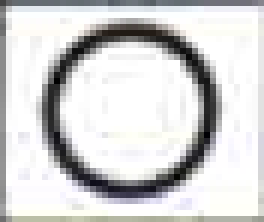
#> input picture sınava_girme_durumunu_oku/exam_status_mask.png, 44 x 37 px (shown 6 times larger)
$ python main.py --image exam_status_mask.png
#> lines starting #> are read from the running program, lines starting #| are printed output that depends on the picture; after the words box and inside, x2 and y2 are one past the last pixel; in counts of white or black regions, pixels touching at a corner belong together
from imutils.perspective import four_point_transform
from imutils import contours
from pyzbar import pyzbar
import numpy as np
import argparse
import imutils
import cv2
import math

# parse the arguments
ap = argparse.ArgumentParser()
ap.add_argument("-i", "--image", required=True, help="path to the input image")
args = vars(ap.parse_args())

# kontur bulmak için bir takım ön işlemler
image = cv2.imread(args["image"])
#> image is the input picture: shape (37, 44, 3); mean B, G, R 210.4, 210.4, 210.4
gray = cv2.cvtColor(image, cv2.COLOR_BGR2GRAY)
blurred = cv2.GaussianBlur(gray, (5, 5), 0)
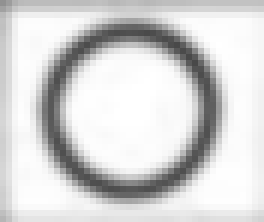
#> blurred: shape (37, 44) (shown 6 times larger); min 73, max 255, mean 213
edged = cv2.Canny(blurred, 75, 200)
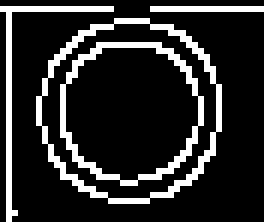
#> edged: shape (37, 44) (shown 6 times larger); 16.6% white in thin lines or dots

# maskedeki konturları bulmak için bir takım ön işlemler
exam_status_mask_image = cv2.imread("exam_status_mask.png")
exam_status_mask_gray_image = cv2.cvtColor(
    exam_status_mask_image, cv2.COLOR_BGR2GRAY)
exam_status_mask_blurred_image = cv2.GaussianBlur(
    exam_status_mask_gray_image, (5, 5), 0)
exam_status_mask_edged_image = cv2.Canny(
    exam_status_mask_blurred_image, 75, 200)

# Sınava girmedi kutucuğunun yeri
exam_status_x, exam_status_y = 1485, 245
exam_status_h = 45
exam_status_w = 45
exam_status_box = image[exam_status_y:exam_status_y +
                        exam_status_h, exam_status_x:exam_status_x + exam_status_w]
#> exam_status_box = empty array

# kağıt taranırken kağıttan kağıda ufak koordinat farklılıkları için hata payı bırak
exam_status_x_error, exam_status_y_error = 10, 10
exam_status_h_error, exam_status_w_error = 5, 5

# kağıttaki tüm konturları bul
cnts = cv2.findContours(edged, cv2.RETR_TREE, cv2.CHAIN_APPROX_SIMPLE)
#> cnts = 6 contours, 2 with area under 20; largest, box (x1, y1, x2, y2) and area: (6, 3, 37, 34) 714, (6, 3, 37, 34) 688, (10, 7, 34, 31) 428, (10, 7, 34, 31) 407
cnts = imutils.grab_contours(cnts)

exam_status_contour = None

if len(cnts) > 0:
    # Bulunan konturları alanlarına göre küçükten büyüğe sırala.
    cnts = sorted(cnts, key=cv2.contourArea)
    for c in cnts:
        # konturun alanı 600'dan büyükse işlem yap
        if cv2.contourArea(c) > 300:
            peri = cv2.arcLength(c, True)
            approx = cv2.approxPolyDP(c, 0.02 * peri, True)
            # dikdörtgen bir alan arıyoruz
            if len(approx) == 4:
                # 4 kenarı olan her konturu aradığımız bölge mi diye kontrol ediyoruz
                (x, y, w, h) = cv2.boundingRect(approx)
                if ((exam_status_x - exam_status_x_error <= x <= exam_status_x + exam_status_x_error) and
                        (exam_status_y - exam_status_y_error <= y <= exam_status_y + exam_status_y_error)):
                    img = image[y:y + h, x:x + w]
                    # Şartları sağlayan ve en küçük alana sahip bölge bizim işlem
                    # yapacağımız bölge olacak. Diğerlerine ihtiyaç yok.
                    exam_status_contour = approx
                    break
#> this loop made 6 passes
#> peri on passes 3 to 6: 75.6, 77.94, 98.33, 100.7
#> c on pass 1: [[25, 1], [43, 1]]

# Bulunan toplam skor alanına göre kırpma işlemi yap
x, y, w, h = cv2.boundingRect(exam_status_contour)

exam_status_contour_image = image[y:y+h, x:x+w]
#> exam_status_contour_image = empty array
exam_status_contour_gray_image = gray[y:y+h, x:x+w]
#> exam_status_contour_gray_image = empty array

# Kırpılan alana threshold uygula.
thresh = cv2.threshold(exam_status_contour_gray_image, 0,
                       255, cv2.THRESH_BINARY_INV | cv2.THRESH_OTSU)[1]

# MASKE İŞLEMLERİ
# Maske konturlarını bul
mask_thresh = cv2.threshold(exam_status_mask_gray_image, 0,
                            255, cv2.THRESH_BINARY_INV | cv2.THRESH_OTSU)[1]
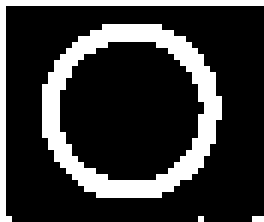
#> mask_thresh: shape (37, 44) (shown 6 times larger); 21.4% white in thin lines or dots

mask_cnts = cv2.findContours(
    mask_thresh.copy(), cv2.RETR_EXTERNAL, cv2.CHAIN_APPROX_SIMPLE)
#> mask_cnts = 4 contours, 3 with area under 20; largest, box (x1, y1, x2, y2) and area: (7, 4, 37, 33) 653
mask_cnts = imutils.grab_contours(mask_cnts)

mask_cnts = sorted(mask_cnts, key=cv2.contourArea, reverse=True)

# Bulunan konturların hangilerinin bubble olduğunu hesapla
mask_bubbles = []
for c in mask_cnts:
    (_, _, w, h) = cv2.boundingRect(c)
    ar = w / float(h)
    if w >= 29 and h >= 29 and ar >= 0.9 and ar <= 1.1:
        mask_bubbles.append(c)
#> this loop made 4 passes
#> (w, h, ar) on passes 1 to 2: (30, 29, 1.03), (44, 37, 1.19)
#> (c, w, h, ar) on passes 3 to 4: ([[42, 36], [43, 36]], 2, 1, 2), ([[33, 36]], 1, 1, 1)
#> after the loop, mask_bubbles = 1 contour; box (x1, y1, x2, y2) and area: (7, 4, 37, 33) 653

if len(mask_bubbles) != 1:
    print("Hatalı Maske!!!")
    print("Bulunan bubble sayısı:", len(mask_bubbles))

# MASKE İŞLEMLERİ SONU

cnts = contours.sort_contours(mask_bubbles)[0]
#> cnts has the same summary as mask_bubbles
bubbled = None

for (j, c) in enumerate(cnts):
    # yalnızca mevcut dairenin gözükmesi için bir maske oluştur
#> (the run stopped early here; a loop or call above may not have finished)
